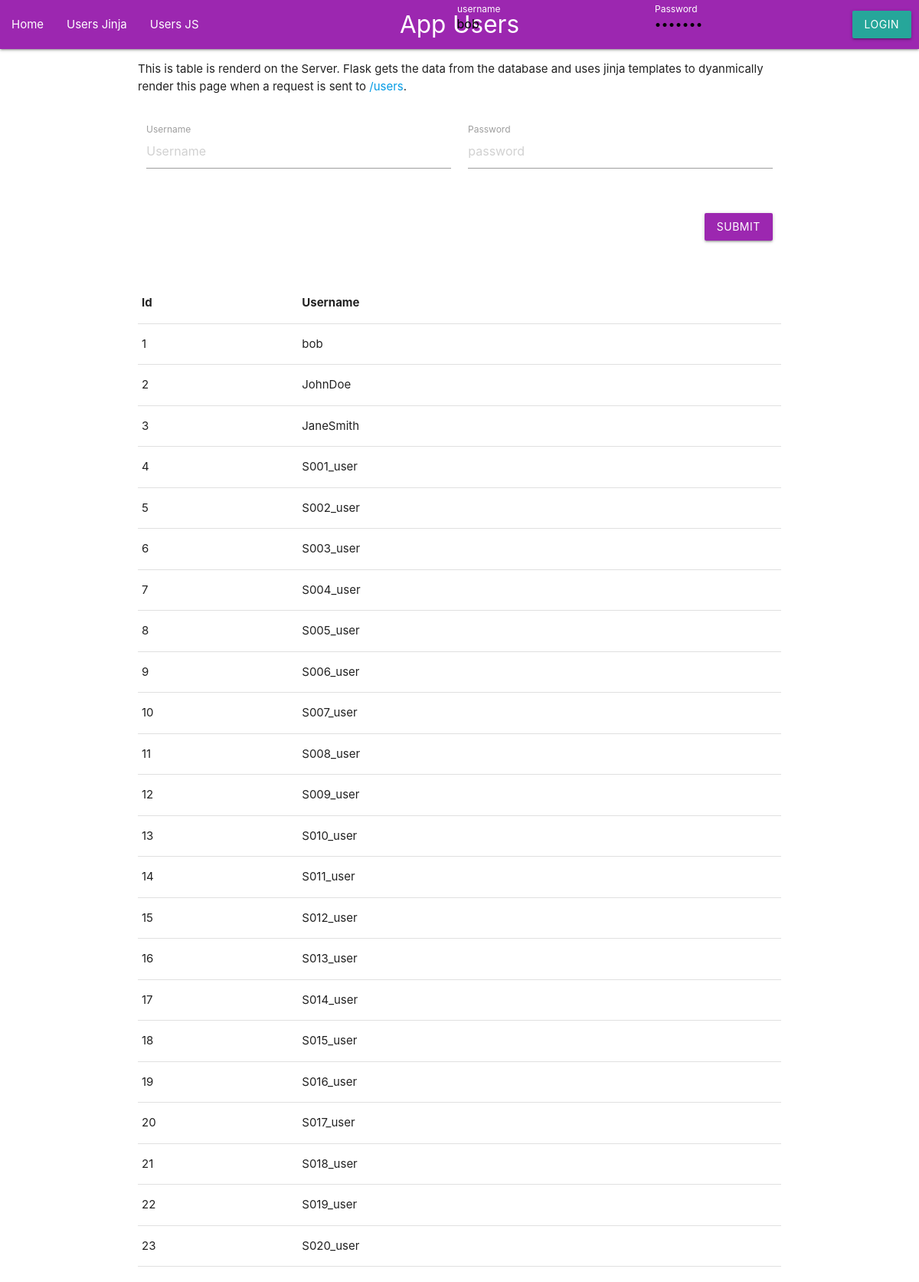
/users, run on an earlier commit of the app's database.
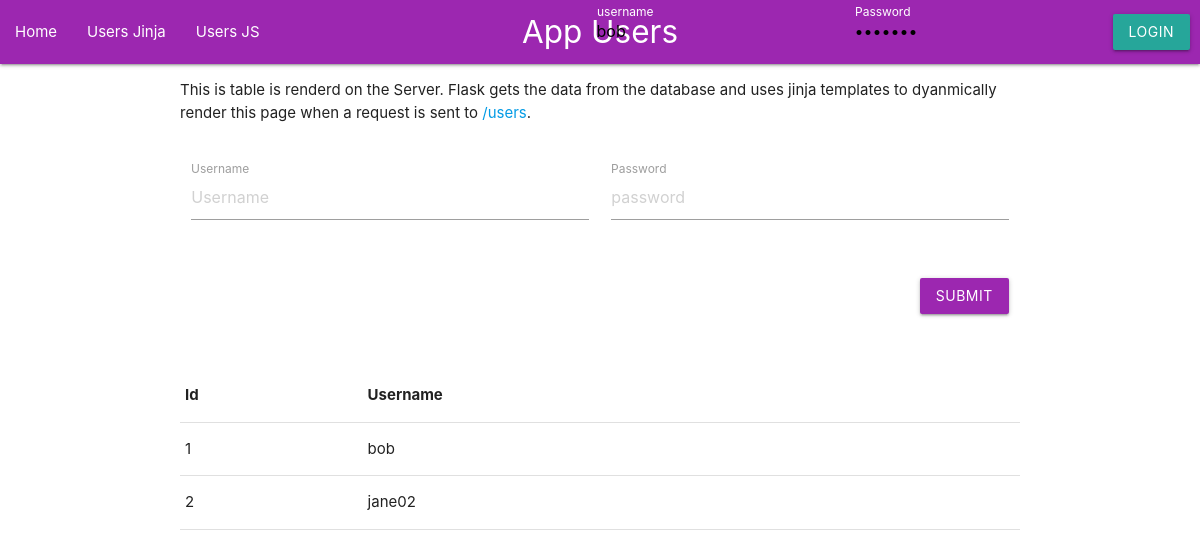
And on a later commit of the database.
### App/models/user.py (models this page shows, shortened)
class User(db.Model):
    __tablename__ = "user"
    id = db.Column(db.Integer, primary_key=True)
    username =  db.Column(db.String(20), nullable=False, unique=True)
    password = db.Column(db.String(120), nullable=False)
    user_type = db.Column(db.String(20))
    firstName = db.Column(db.String(50), nullable=False)
    lastName = db.Column(db.String(50), nullable=False)
    email = db.Column(db.String(100), nullable=False)
    __mapper_args__ = {
        "polymorphic_identity": "user",
        "polymorphic_on": user_type,  # Updated reference to "user_type"
    }

### App/views/user.py (the view)
@user_views.route('/users', methods=['GET'])
def get_user_page():
    users = get_all_users()
    return render_template('users.html', users=users)

### App/controllers/auth.py (called while the page is built)
def add_auth_context(app):
  @app.context_processor
  def inject_user():
      try:
          verify_jwt_in_request()
          user_id = get_jwt_identity()
          current_user = User.query.get(user_id)
          is_authenticated = True
      except Exception as e:
          print(e)
          is_authenticated = False
          current_user = None
      return dict(is_authenticated=is_authenticated, current_user=current_user)

### App/controllers/user.py (called while the page is built)
def get_all_users():
    return User.query.all()

### App/templates/users.html (shortened to what this page needs)
{% extends "layout.html" %}
{% block page %}App Users{% endblock %}
{% block content %}
    <div class="row">
        <p>
            This is table is renderd on the Server. Flask gets the data from the database and uses jinja templates to dyanmically render this page when a request is sent to <a href="/users">/users</a>.
        </p>
    </div>
    <div class="row">
      <form class="col s12" method="POST" action="/users">
        <div class="row">
          <div class="input-field col s6">
            <input placeholder="Username" name="username" type="text" class="validate">
            <label for="username">Username</label>
          </div>
          <div class="input-field col s6">
            <input placeholder="password" name="password" type="password" class="validate">
            <label for="password">Password</label>
          </div>
        </div>
        <div class="row">
          <div class="input-field col s12">
            <button class="btn waves-effect waves-light right purple" type="submit" name="action">Submit</button>
          </div>
        </div>
      </form>
    </div>
    <div class="row">
      <table>
        <thead>
          <tr>
            <th>Id</th><th>Username</th>
          </tr>
        </thead>
        <tbody>
          {% for user in users %}
            <tr>
                <td>{{user.id}}</td>
                <td>{{user.username}}</td>
            </tr>
          {% endfor %}
      </table>
    </div>
{% endblock %}

### App/templates/layout.html (shortened to what this page needs)
<!doctype html>
<html>
  <head>
    <link rel="stylesheet" href="{{ url_for('static', filename='style.css') }}">
    <link rel="stylesheet" href="https://cdnjs.cloudflare.com/ajax/libs/materialize/1.0.0/css/materialize.min.css">
  </head>
  <body>
      <nav class="purple">
          <div class="nav-wrapper">
              <a href="#!" class="brand-logo center">{% block page %}{% endblock %}</a>
              <ul id="nav-mobile" class="left">
                  <li><a href="/">Home</a></li>
                  <li><a href="/users">Users Jinja</a></li>
                  <li><a href="/static/users">Users JS</a></li>
              </ul>
              {% if is_authenticated %}
              <ul id="nav-mobile" class="right">
                <li><a href="/logout">Logout</a></li>
              </ul>
              {% else %}
              <form class="right navbar-form" method="POST" action="/login" style="display: flex; flex-wrap: nowrap; align-items: center; margin-right: 10px;">
                  <div class="input-field" style="margin-right: 10px;">
                      <input placeholder="username" value="bob" name="username" type="text" class="validate" required>
                      <label for="username">username</label>
                  </div>
                  <div class="input-field" style="margin-right: 10px;">
                      <input placeholder="password"value="bobpass" name="password" type="password" class="validate" required>
                      <label for="password">Password</label>
                  </div>
                  <button type="submit" class="btn waves-effect waves-light">Login</button>
              </form>
              {% endif %}
          </div>
      </nav>
    <div class="container" id="content">{% block content %}{% endblock %}</div>
  </body>
</html>

### App/static/style.css (style rules this page uses)
html { padding: 0; }

### App/templates/layout.html (style rules this page uses)
.navbar-form label { color: white !important; }

What changed in the data, as far as the page shows it:
removed User: id "3", username "JaneSmith"
removed User: id "4", username "S001_user"
removed User: id "5", username "S002_user"
removed User: id "6", username "S003_user"
removed User: id "7", username "S004_user"
removed User: id "8", username "S005_user"
removed User: id "9", username "S006_user"
removed User: id "10", username "S007_user"
removed User: id "11", username "S008_user"
removed User: id "12", username "S009_user"
removed User: id "13", username "S010_user"
removed User: id "14", username "S011_user"
removed User: id "15", username "S012_user"
removed User: id "16", username "S013_user"
removed User: id "17", username "S014_user"
removed User: id "18", username "S015_user"
removed User: id "19", username "S016_user"
removed User: id "20", username "S017_user"
removed User: id "21", username "S018_user"
removed User: id "22", username "S019_user"
removed User: id "23", username "S020_user"
changed User id 2: username "JohnDoe" → "jane02"
